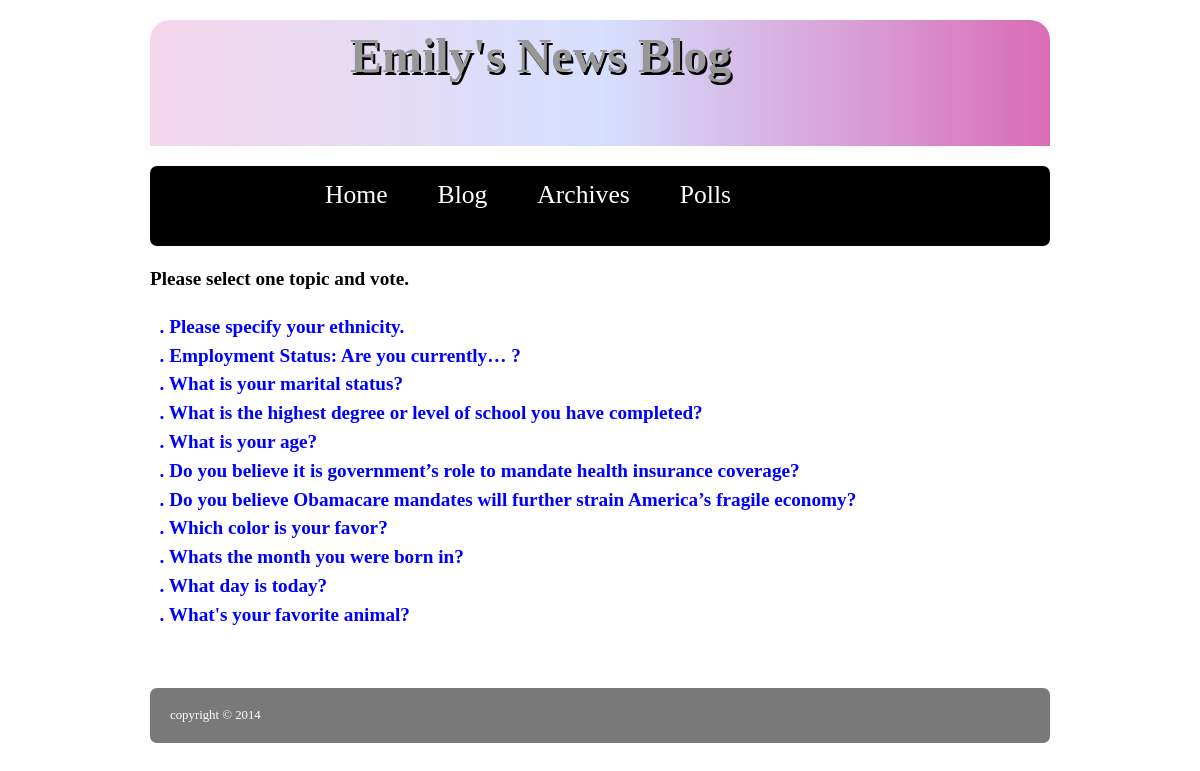
Screenshot of /polls/ with the database file from the repository.
### polls/models.py (models this page shows, shortened)
class Poll(models.Model):
	question = models.CharField(max_length=200)
	pub_date = models.DateTimeField('date published')
	def was_published_recently(self):
		return self.pub_date >= timezone.now() - datetime.timedelta(days=1)
	was_published_recently.admin_order_field = 'pub_date'
	was_published_recently.boolean = True
	was_published_recently.short_description = 'Published recently?'

### polls/views.py (the view)
# urls.py: url(r'^polls/$', views.IndexView.as_view(), name='index'),
class IndexView(generic.ListView):
    template_name = 'polls/index.html'
    context_object_name = 'latest_poll_list'
    def get_queryset(self):
        return Poll.objects.order_by('-pub_date')[:100]

### polls/templates/polls/index.html
{% extends "base.html" %}
{% block content %}
<br>
<h2>Please select one topic and vote.</h2>
<br>
{% if latest_poll_list %}
	<div>
	{% for poll in latest_poll_list %}
		<h2 style="color:blue;">&nbsp;&nbsp;. <a style="color:blue;" href="{% url 'polls:detail' poll.id %}"> {{ poll.question}}</a> </h2>
	{% endfor %}
	</div>
{% else %}
	<p> No polls are available.</p>
{% endif %}
<br/><br/>
{% endblock %}

### static/css/styles.css (style rules this page uses)
body { color:#000305; font-size: 80%; font-family: "Lucida Sans Unicode"; line-height: 1.5; text-align: left; }
a { text-decoration: none; }
a:link, a:visited { color:black; }
.body { margin: 15px auto; width: 75%; clear: both; }
section, aside, h1, h2, p, ul { margin: 0; padding: 0; }

### rows the page displays
Poll: question "Please specify your ethnicity."
Poll: question "Employment Status: Are you currently… ?"
Poll: question "What is your marital status?"
Poll: question "What is the highest degree or level of school you have completed?"
Poll: question "What is your age?"
Poll: question "Do you believe it is government’s role to mandate health insurance coverage?"
Poll: question "Do you believe Obamacare mandates will further strain America’s fragile economy?"
Poll: question "Which color is your favor?"
Poll: question "Whats the month you were born in?"
Poll: question "What day is today?"
Poll: question "What's your favorite animal?"
